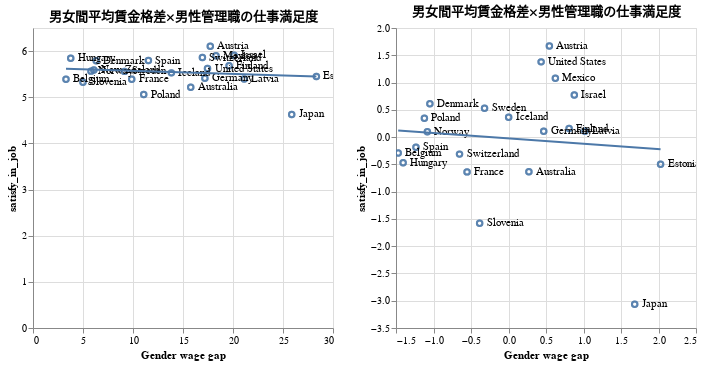

Source (notebook cell):
### Code cell
# 男性かつ管理職に絞ってみる------------------------------------------------------------------------------
## ISSP2015のデータについて、男性における国別の平均仕事満足度のDFを作成する
df_wo_analysis = df_wo[(df_wo['SEX_label'] == 'Male')&(df_wo['WRKSUP'] == 1)]\
	.groupby(['Country_OECD_full'])['satisfy_in_job']\
	.mean().reset_index()
df_wo_analysis.head()
## OECDのデータセットについて、集計年が2015年かつ格差の計算範囲が全体の行を抽出
df_gengap_analysis = df_gengap[(df_gengap['TIME_PERIOD'] == 2014)&(df_gengap['AGGREGATION_OPERATION'] == 'MEDIAN')]\
	.loc[:, ['STRUCTURE_NAME','REF_AREA','Reference area','OBS_VALUE']]\
	.reset_index()
## 二つのデータセットを横に結合した分析用データセットを作る
df_concat = pd.merge(df_wo_analysis, df_gengap_analysis,\
					    left_on="Country_OECD_full", right_on="Reference area")
## 特定の列を抽出し、列名を変更する
df_analysis = df_concat.loc[:, ['Country_OECD_full','satisfy_in_job','OBS_VALUE']]\
	.rename(columns={"Country_OECD_full":"Country","OBS_VALUE":"Gender wage gap"})
#グラフの描画-----------------------------------------------------------------------------
chart = alt.Chart(df_analysis).mark_point().encode(
    x='Gender wage gap',
    y='satisfy_in_job',
).properties(
    title="男女間平均賃金格差×男性管理職の仕事満足度"
)
text = chart.mark_text(
    align='left',
    baseline='middle',
    dx=7
).encode(
    text='Country'
)
line = chart.transform_regression('Gender wage gap', 'satisfy_in_job').mark_line()

chart_std = alt.Chart(df_analysis_std).mark_point().encode(
    x='Gender wage gap',
    y='satisfy_in_job',
).properties(
    title="男女間平均賃金格差×男性管理職の仕事満足度（標準化）"
)
text_std = chart_std.mark_text(
    align='left',
    baseline='middle',
    dx=7
).encode(
    text='Country'
)
line_std = chart_std.transform_regression('Gender wage gap', 'satisfy_in_job').mark_line()

chart + chart.interactive() + text + line | chart_std + chart_std.interactive() + text_std + line_std

### Figure 1 — Vega-Lite specification as saved in the notebook (floating-point values rounded to 4 significant figures)
{"config": {"view": {"continuousWidth": 300, "continuousHeight": 300}}, "hconcat": [{"layer": [{"mark": {"type": "point"}, "encoding": {"x": {"field": "Gender wage gap", "type": "quantitative"}, "y": {"field": "satisfy_in_job", "type": "quantitative"}}, "title": "男女間平均賃金格差×男性管理職の仕事満足度"}, {"mark": {"type": "point"}, "encoding": {"x": {"field": "Gender wage gap", "type": "quantitative"}, "y": {"field": "satisfy_in_job", "type": "quantitative"}}, "name": "view_71", "title": "男女間平均賃金格差×男性管理職の仕事満足度"}, {"mark": {"type": "text", "align": "left", "baseline": "middle", "dx": 7}, "encoding": {"text": {"field": "Country", "type": "nominal"}, "x": {"field": "Gender wage gap", "type": "quantitative"}, "y": {"field": "satisfy_in_job", "type": "quantitative"}}, "title": "男女間平均賃金格差×男性管理職の仕事満足度"}, {"mark": {"type": "line"}, "encoding": {"x": {"field": "Gender wage gap", "type": "quantitative"}, "y": {"field": "satisfy_in_job", "type": "quantitative"}}, "title": "男女間平均賃金格差×男性管理職の仕事満足度", "transform": [{"on": "Gender wage gap", "regression": "satisfy_in_job"}]}], "data": {"name": "data-976edcba0eb0abeea720639990b4c837"}}, {"layer": [{"mark": {"type": "point"}, "encoding": {"x": {"field": "Gender wage gap", "type": "quantitative"}, "y": {"field": "satisfy_in_job", "type": "quantitative"}}, "title": "男女間平均賃金格差×男性管理職の仕事満足度"}, {"mark": {"type": "point"}, "encoding": {"x": {"field": "Gender wage gap", "type": "quantitative"}, "y": {"field": "satisfy_in_job", "type": "quantitative"}}, "name": "view_72", "title": "男女間平均賃金格差×男性管理職の仕事満足度"}, {"mark": {"type": "text", "align": "left", "baseline": "middle", "dx": 7}, "encoding": {"text": {"field": "Country", "type": "nominal"}, "x": {"field": "Gender wage gap", "type": "quantitative"}, "y": {"field": "satisfy_in_job", "type": "quantitative"}}, "title": "男女間平均賃金格差×男性管理職の仕事満足度"}, {"mark": {"type": "line"}, "encoding": {"x": {"field": "Gender wage gap", "type": "quantitative"}, "y": {"field": "satisfy_in_job", "type": "quantitative"}}, "title": "男女間平均賃金格差×男性管理職の仕事満足度", "transform": [{"on": "Gender wage gap", "regression": "satisfy_in_job"}]}], "data": {"name": "data-03756368799890d0101ac314a4f023f2"}}], "params": [{"name": "param_71", "select": {"type": "interval", "encodings": ["x", "y"]}, "bind": "scales", "views": ["view_71"]}, {"name": "param_72", "select": {"type": "interval", "encodings": ["x", "y"]}, "bind": "scales", "views": ["view_72"]}], "$schema": "https://vega.github.io/schema/vega-lite/v5.20.1.json", "datasets": {"data-976edcba0eb0abeea720639990b4c837": [{"Country": "Australia", "satisfy_in_job": 5.215, "Gender wage gap": 15.77}, {"Country": "Austria", "satisfy_in_job": 6.102, "Gender wage gap": 17.73}, {"Country": "Belgium", "satisfy_in_job": 5.391, "Gender wage gap": 3.299}, {"Country": "Denmark", "satisfy_in_job": 5.791, "Gender wage gap": 6.324}, {"Country": "Estonia", "satisfy_in_job": 5.45, "Gender wage gap": 28.34}, {"Country": "Finland", "satisfy_in_job": 5.683, "Gender wage gap": 19.61}, {"Country": "France", "satisfy_in_job": 5.388, "Gender wage gap": 9.872}, {"Country": "Germany", "satisfy_in_job": 5.409, "Gender wage gap": 17.19}, {"Country": "Hungary", "satisfy_in_job": 5.846, "Gender wage gap": 3.773}, {"Country": "Iceland", "satisfy_in_job": 5.528, "Gender wage gap": 13.84}, {"Country": "Israel", "satisfy_in_job": 5.908, "Gender wage gap": 20.11}, {"Country": "Japan", "satisfy_in_job": 4.627, "Gender wage gap": 25.87}, {"Country": "Latvia", "satisfy_in_job": 5.397, "Gender wage gap": 21.12}, {"Country": "Mexico", "satisfy_in_job": 5.899, "Gender wage gap": 18.3}, {"Country": "New Zealand", "satisfy_in_job": 5.588, "Gender wage gap": 6.083}, {"Country": "Norway", "satisfy_in_job": 5.565, "Gender wage gap": 5.801}, {"Country": "Poland", "satisfy_in_job": 5.057, "Gender wage gap": 11.07}, {"Country": "Slovenia", "satisfy_in_job": 5.327, "Gender wage gap": 4.996}, {"Country": "Spain", "satisfy_in_job": 5.796, "Gender wage gap": 11.54}, {"Country": "Sweden", "satisfy_in_job": 5.56, "Gender wage gap": 9.153}, {"Country": "Switzerland", "satisfy_in_job": 5.861, "Gender wage gap": 16.94}, {"Country": "United States", "satisfy_in_job": 5.622, "Gender wage gap": 17.45}], "data-03756368799890d0101ac314a4f023f2": [{"Country": "Australia", "satisfy_in_job": -0.6341, "Gender wage gap": 0.272}, {"Country": "Austria", "satisfy_in_job": 1.671, "Gender wage gap": 0.5452}, {"Country": "Belgium", "satisfy_in_job": -0.2907, "Gender wage gap": -1.471}, {"Country": "Denmark", "satisfy_in_job": 0.6112, "Gender wage gap": -1.048}, {"Country": "Estonia", "satisfy_in_job": -0.4973, "Gender wage gap": 2.028}, {"Country": "Finland", "satisfy_in_job": 0.1556, "Gender wage gap": 0.8079}, {"Country": "France", "satisfy_in_job": -0.6377, "Gender wage gap": -0.5525}, {"Country": "Germany", "satisfy_in_job": 0.1067, "Gender wage gap": 0.4696}, {"Country": "Hungary", "satisfy_in_job": -0.4696, "Gender wage gap": -1.405}, {"Country": "Iceland", "satisfy_in_job": 0.3648, "Gender wage gap": 0.001978}, {"Country": "Israel", "satisfy_in_job": 0.7701, "Gender wage gap": 0.8776}, {"Country": "Japan", "satisfy_in_job": -3.065, "Gender wage gap": 1.683}, {"Country": "Latvia", "satisfy_in_job": 0.109, "Gender wage gap": 1.019}, {"Country": "Mexico", "satisfy_in_job": 1.079, "Gender wage gap": 0.625}, {"Country": "Norway", "satisfy_in_job": 0.09598, "Gender wage gap": -1.082}, {"Country": "Poland", "satisfy_in_job": 0.3458, "Gender wage gap": -1.121}, {"Country": "Slovenia", "satisfy_in_job": -1.578, "Gender wage gap": -0.3847}, {"Country": "Spain", "satisfy_in_job": -0.1863, "Gender wage gap": -1.234}, {"Country": "Sweden", "satisfy_in_job": 0.529, "Gender wage gap": -0.3194}, {"Country": "Switzerland", "satisfy_in_job": -0.3122, "Gender wage gap": -0.653}, {"Country": "United States", "satisfy_in_job": 1.379, "Gender wage gap": 0.4351}]}}
